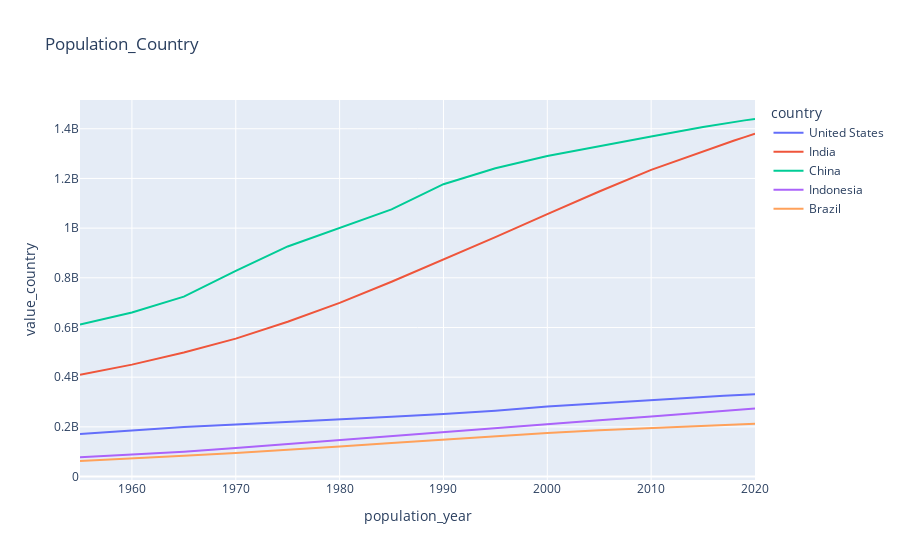

Notebook source saved alongside this figure:
### Markdown cell above
# 1 Lineplot

### Code cell
# if .iplot not working in your device then you do this

fig=px.line(df_new,title='Population_Country',labels={'value':'value_country',
                                                     'year':'population_year'})

fig.show()

### Figure 1 — Plotly figure (JSON) as saved in the notebook; plotly's stock layout.template omitted (floating-point values rounded to 4 significant figures)
{"data": [{"hovertemplate": "country=United States<br>population_year=%{x}<br>value_country=%{y}<extra></extra>", "legendgroup": "United States", "line": {"color": "#636efa", "dash": "solid"}, "marker": {"symbol": "circle"}, "mode": "lines", "name": "United States", "orientation": "v", "showlegend": true, "type": "scatter", "x": [1955, 1960, 1965, 1970, 1975, 1980, 1985, 1990, 1995, 2000, 2005, 2010, 2015, 2016, 2017, 2018, 2019, 2020], "xaxis": "x", "y": [171685336, 186720571, 199733676, 209513341, 219081251, 229476354, 240499825, 252120309, 265163745, 281710909, 294993511, 309011475, 320878310, 323015995, 325084756, 327096265, 329064917, 331002651], "yaxis": "y"}, {"hovertemplate": "country=India<br>population_year=%{x}<br>value_country=%{y}<extra></extra>", "legendgroup": "India", "line": {"color": "#EF553B", "dash": "solid"}, "marker": {"symbol": "circle"}, "mode": "lines", "name": "India", "orientation": "v", "showlegend": true, "type": "scatter", "x": [1955, 1960, 1965, 1970, 1975, 1980, 1985, 1990, 1995, 2000, 2005, 2010, 2015, 2016, 2017, 2018, 2019, 2020], "xaxis": "x", "y": [409880595, 450547679, 499123324, 555189792, 623102897, 698952844, 784360008, 873277798, 963922588, 1056575549, 1147609927, 1234281170, 1310152403, 1324517249, 1338676785, 1352642280, 1366417754, 1380004385], "yaxis": "y"}, {"hovertemplate": "country=China<br>population_year=%{x}<br>value_country=%{y}<extra></extra>", "legendgroup": "China", "line": {"color": "#00cc96", "dash": "solid"}, "marker": {"symbol": "circle"}, "mode": "lines", "name": "China", "orientation": "v", "showlegend": true, "type": "scatter", "x": [1955, 1960, 1965, 1970, 1975, 1980, 1985, 1990, 1995, 2000, 2005, 2010, 2015, 2016, 2017, 2018, 2019, 2020], "xaxis": "x", "y": [612241554, 660408056, 724218968, 827601394, 926240885, 1000089235, 1075589361, 1176883674, 1240920535, 1290550765, 1330776380, 1368810615, 1406847870, 1414049351, 1421021791, 1427647786, 1433783686, 1439323776], "yaxis": "y"}, {"hovertemplate": "country=Indonesia<br>population_year=%{x}<br>value_country=%{y}<extra></extra>", "legendgroup": "Indonesia", "line": {"color": "#ab63fa", "dash": "solid"}, "marker": {"symbol": "circle"}, "mode": "lines", "name": "Indonesia", "orientation": "v", "showlegend": true, "type": "scatter", "x": [1955, 1960, 1965, 1970, 1975, 1980, 1985, 1990, 1995, 2000, 2005, 2010, 2015, 2016, 2017, 2018, 2019, 2020], "xaxis": "x", "y": [77273425, 87751068, 100267062, 114793178, 130680727, 147447836, 164982451, 181413402, 196934260, 211513823, 226289470, 241834215, 258383256, 261556381, 264650963, 267670543, 270625568, 273523615], "yaxis": "y"}, {"hovertemplate": "country=Brazil<br>population_year=%{x}<br>value_country=%{y}<extra></extra>", "legendgroup": "Brazil", "line": {"color": "#FFA15A", "dash": "solid"}, "marker": {"symbol": "circle"}, "mode": "lines", "name": "Brazil", "orientation": "v", "showlegend": true, "type": "scatter", "x": [1955, 1960, 1965, 1970, 1975, 1980, 1985, 1990, 1995, 2000, 2005, 2010, 2015, 2016, 2017, 2018, 2019, 2020], "xaxis": "x", "y": [62533919, 72179226, 83373530, 95113265, 107216205, 120694009, 135274080, 149003223, 162019896, 174790340, 186127103, 195713635, 204471769, 206163053, 207833823, 209469323, 211049527, 212559417], "yaxis": "y"}], "layout": {"legend": {"title": {"text": "country"}, "tracegroupgap": 0}, "title": {"text": "Population_Country"}, "xaxis": {"anchor": "y", "domain": [0, 1], "title": {"text": "population_year"}}, "yaxis": {"anchor": "x", "domain": [0, 1], "title": {"text": "value_country"}}}}
